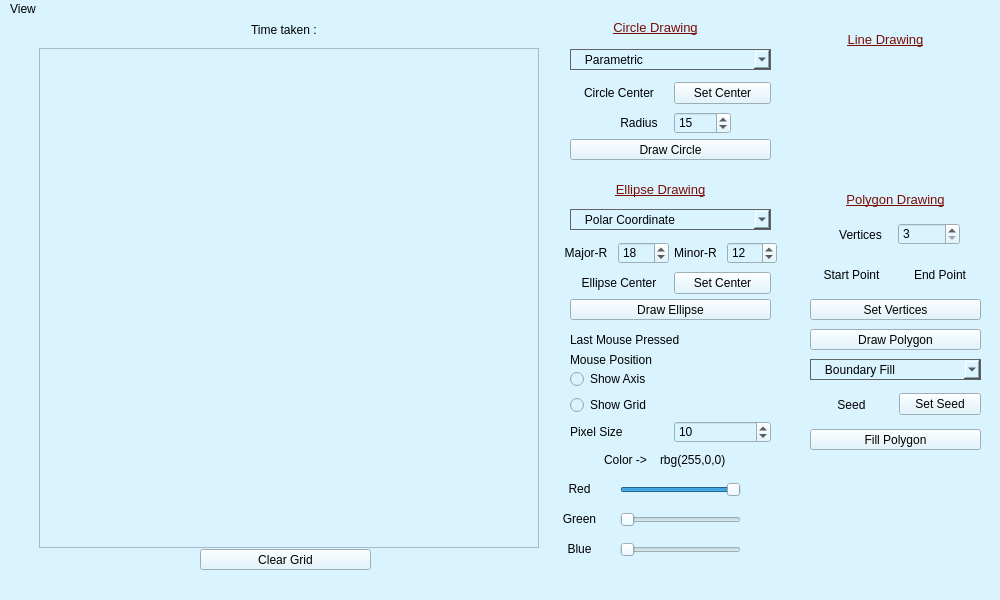
<?xml version="1.0" encoding="UTF-8"?>
<ui version="4.0">
 <class>MainWindow</class>
 <widget class="QMainWindow" name="MainWindow">
  <property name="geometry">
   <rect>
    <x>0</x>
    <y>0</y>
    <width>1000</width>
    <height>600</height>
   </rect>
  </property>
  <property name="windowTitle">
   <string>MainWindow</string>
  </property>
  <property name="styleSheet">
   <string notr="true">background-color: rgb(217, 243, 255);</string>
  </property>
  <widget class="QWidget" name="centralwidget">
   <widget class="frame_widget" name="frame">
    <property name="geometry">
     <rect>
      <x>39</x>
      <y>29</y>
      <width>500</width>
      <height>500</height>
     </rect>
    </property>
    <property name="frameShape">
     <enum>QFrame::StyledPanel</enum>
    </property>
    <property name="frameShadow">
     <enum>QFrame::Raised</enum>
    </property>
   </widget>
   <widget class="QWidget" name="layoutWidget">
    <property name="geometry">
     <rect>
      <x>570</x>
      <y>330</y>
      <width>201</width>
      <height>21</height>
     </rect>
    </property>
    <layout class="QHBoxLayout" name="horizontalLayout_2">
     <item>
      <widget class="QLabel" name="label_6">
       <property name="text">
        <string>Mouse Position</string>
       </property>
      </widget>
     </item>
     <item>
      <widget class="QLabel" name="coord">
       <property name="text">
        <string/>
       </property>
      </widget>
     </item>
    </layout>
   </widget>
   <widget class="QWidget" name="layoutWidget">
    <property name="geometry">
     <rect>
      <x>570</x>
      <y>350</y>
      <width>201</width>
      <height>74</height>
     </rect>
    </property>
    <layout class="QVBoxLayout" name="verticalLayout_2">
     <item>
      <layout class="QVBoxLayout" name="verticalLayout">
       <item>
        <widget class="QRadioButton" name="radioButton">
         <property name="text">
          <string>Show Axis</string>
         </property>
         <property name="autoExclusive">
          <bool>false</bool>
         </property>
        </widget>
       </item>
       <item>
        <widget class="QRadioButton" name="radioButton_2">
         <property name="text">
          <string>Show Grid</string>
         </property>
         <property name="autoExclusive">
          <bool>false</bool>
         </property>
        </widget>
       </item>
      </layout>
     </item>
     <item>
      <layout class="QHBoxLayout" name="horizontalLayout_3">
       <item>
        <widget class="QLabel" name="label">
         <property name="text">
          <string>Pixel Size</string>
         </property>
        </widget>
       </item>
       <item>
        <widget class="QSpinBox" name="spinBox">
         <property name="maximum">
          <number>150</number>
         </property>
         <property name="value">
          <number>10</number>
         </property>
        </widget>
       </item>
      </layout>
     </item>
    </layout>
   </widget>
   <widget class="QPushButton" name="pushButton_5">
    <property name="geometry">
     <rect>
      <x>200</x>
      <y>530</y>
      <width>171</width>
      <height>21</height>
     </rect>
    </property>
    <property name="text">
     <string>Clear Grid</string>
    </property>
   </widget>
   <widget class="QWidget" name="horizontalLayoutWidget">
    <property name="geometry">
     <rect>
      <x>570</x>
      <y>310</y>
      <width>201</width>
      <height>21</height>
     </rect>
    </property>
    <layout class="QHBoxLayout" name="horizontalLayout_6">
     <item>
      <widget class="QLabel" name="label_5">
       <property name="text">
        <string>Last Mouse Pressed</string>
       </property>
      </widget>
     </item>
     <item>
      <widget class="QLabel" name="press">
       <property name="text">
        <string/>
       </property>
      </widget>
     </item>
    </layout>
   </widget>
   <widget class="QComboBox" name="comboBox">
    <property name="geometry">
     <rect>
      <x>570</x>
      <y>30</y>
      <width>201</width>
      <height>21</height>
     </rect>
    </property>
    <property name="sizePolicy">
     <sizepolicy hsizetype="Preferred" vsizetype="Fixed">
      <horstretch>0</horstretch>
      <verstretch>0</verstretch>
     </sizepolicy>
    </property>
    <property name="layoutDirection">
     <enum>Qt::LeftToRight</enum>
    </property>
    <property name="autoFillBackground">
     <bool>false</bool>
    </property>
    <property name="styleSheet">
     <string notr="true">border: 0.5px solid rgb(100, 100, 100)
</string>
    </property>
    <property name="insertPolicy">
     <enum>QComboBox::InsertAlphabetically</enum>
    </property>
    <property name="sizeAdjustPolicy">
     <enum>QComboBox::AdjustToContentsOnFirstShow</enum>
    </property>
    <item>
     <property name="text">
      <string>   Parametric</string>
     </property>
    </item>
    <item>
     <property name="text">
      <string>   Polar Coordinates</string>
     </property>
    </item>
    <item>
     <property name="text">
      <string>   Mid Point</string>
     </property>
    </item>
    <item>
     <property name="text">
      <string>   Bresenham's Midpoint</string>
     </property>
    </item>
   </widget>
   <widget class="QPushButton" name="pushButton_6">
    <property name="geometry">
     <rect>
      <x>570</x>
      <y>120</y>
      <width>201</width>
      <height>21</height>
     </rect>
    </property>
    <property name="text">
     <string>Draw Circle</string>
    </property>
   </widget>
   <widget class="QWidget" name="horizontalLayoutWidget_2">
    <property name="geometry">
     <rect>
      <x>610</x>
      <y>90</y>
      <width>121</width>
      <height>28</height>
     </rect>
    </property>
    <layout class="QHBoxLayout" name="horizontalLayout_8">
     <item>
      <widget class="QLabel" name="label_4">
       <property name="text">
        <string>Radius</string>
       </property>
       <property name="alignment">
        <set>Qt::AlignCenter</set>
       </property>
      </widget>
     </item>
     <item>
      <widget class="QSpinBox" name="radius">
       <property name="value">
        <number>15</number>
       </property>
      </widget>
     </item>
    </layout>
   </widget>
   <widget class="QSlider" name="rSlider">
    <property name="geometry">
     <rect>
      <x>620</x>
      <y>460</y>
      <width>121</width>
      <height>21</height>
     </rect>
    </property>
    <property name="maximum">
     <number>255</number>
    </property>
    <property name="pageStep">
     <number>15</number>
    </property>
    <property name="value">
     <number>255</number>
    </property>
    <property name="orientation">
     <enum>Qt::Horizontal</enum>
    </property>
   </widget>
   <widget class="QLabel" name="R">
    <property name="geometry">
     <rect>
      <x>600</x>
      <y>430</y>
      <width>51</width>
      <height>21</height>
     </rect>
    </property>
    <property name="text">
     <string>Color -&gt;</string>
    </property>
    <property name="alignment">
     <set>Qt::AlignCenter</set>
    </property>
   </widget>
   <widget class="QSlider" name="gSlider">
    <property name="geometry">
     <rect>
      <x>620</x>
      <y>490</y>
      <width>121</width>
      <height>21</height>
     </rect>
    </property>
    <property name="maximum">
     <number>255</number>
    </property>
    <property name="pageStep">
     <number>15</number>
    </property>
    <property name="orientation">
     <enum>Qt::Horizontal</enum>
    </property>
   </widget>
   <widget class="QSlider" name="bSlider">
    <property name="geometry">
     <rect>
      <x>620</x>
      <y>520</y>
      <width>121</width>
      <height>21</height>
     </rect>
    </property>
    <property name="maximum">
     <number>255</number>
    </property>
    <property name="pageStep">
     <number>15</number>
    </property>
    <property name="orientation">
     <enum>Qt::Horizontal</enum>
    </property>
   </widget>
   <widget class="QLabel" name="label_3">
    <property name="geometry">
     <rect>
      <x>559</x>
      <y>460</y>
      <width>41</width>
      <height>20</height>
     </rect>
    </property>
    <property name="text">
     <string>Red</string>
    </property>
    <property name="alignment">
     <set>Qt::AlignCenter</set>
    </property>
   </widget>
   <widget class="QLabel" name="label_7">
    <property name="geometry">
     <rect>
      <x>559</x>
      <y>490</y>
      <width>41</width>
      <height>20</height>
     </rect>
    </property>
    <property name="text">
     <string>Green</string>
    </property>
    <property name="alignment">
     <set>Qt::AlignCenter</set>
    </property>
   </widget>
   <widget class="QLabel" name="label_8">
    <property name="geometry">
     <rect>
      <x>559</x>
      <y>520</y>
      <width>41</width>
      <height>20</height>
     </rect>
    </property>
    <property name="text">
     <string>Blue</string>
    </property>
    <property name="alignment">
     <set>Qt::AlignCenter</set>
    </property>
   </widget>
   <widget class="QLabel" name="color">
    <property name="geometry">
     <rect>
      <x>660</x>
      <y>430</y>
      <width>71</width>
      <height>21</height>
     </rect>
    </property>
    <property name="text">
     <string>rbg(255,0,0)</string>
    </property>
   </widget>
   <widget class="QWidget" name="horizontalLayoutWidget_4">
    <property name="geometry">
     <rect>
      <x>560</x>
      <y>220</y>
      <width>109</width>
      <height>28</height>
     </rect>
    </property>
    <layout class="QHBoxLayout" name="horizontalLayout">
     <item>
      <widget class="QLabel" name="label_9">
       <property name="text">
        <string>Major-R</string>
       </property>
       <property name="alignment">
        <set>Qt::AlignCenter</set>
       </property>
      </widget>
     </item>
     <item>
      <widget class="QSpinBox" name="major">
       <property name="value">
        <number>18</number>
       </property>
      </widget>
     </item>
    </layout>
   </widget>
   <widget class="QWidget" name="horizontalLayoutWidget_5">
    <property name="geometry">
     <rect>
      <x>670</x>
      <y>220</y>
      <width>107</width>
      <height>28</height>
     </rect>
    </property>
    <layout class="QHBoxLayout" name="horizontalLayout_7">
     <item>
      <widget class="QLabel" name="label_10">
       <property name="text">
        <string>Minor-R</string>
       </property>
       <property name="alignment">
        <set>Qt::AlignCenter</set>
       </property>
      </widget>
     </item>
     <item>
      <widget class="QSpinBox" name="minor">
       <property name="value">
        <number>12</number>
       </property>
      </widget>
     </item>
    </layout>
   </widget>
   <widget class="QWidget" name="horizontalLayoutWidget_6">
    <property name="geometry">
     <rect>
      <x>570</x>
      <y>250</y>
      <width>201</width>
      <height>28</height>
     </rect>
    </property>
    <layout class="QHBoxLayout" name="horizontalLayout_10">
     <item>
      <widget class="QLabel" name="center_2">
       <property name="text">
        <string>Ellipse Center</string>
       </property>
       <property name="alignment">
        <set>Qt::AlignCenter</set>
       </property>
      </widget>
     </item>
     <item>
      <widget class="QPushButton" name="pushButton">
       <property name="text">
        <string>Set Center</string>
       </property>
      </widget>
     </item>
    </layout>
   </widget>
   <widget class="QPushButton" name="pushButton_7">
    <property name="geometry">
     <rect>
      <x>570</x>
      <y>280</y>
      <width>201</width>
      <height>21</height>
     </rect>
    </property>
    <property name="text">
     <string>Draw Ellipse</string>
    </property>
   </widget>
   <widget class="QLabel" name="label_2">
    <property name="geometry">
     <rect>
      <x>590</x>
      <y>0</y>
      <width>131</width>
      <height>16</height>
     </rect>
    </property>
    <property name="styleSheet">
     <string notr="true">text-decoration: underline;
font-size: 13px;
color: rgb(122, 13, 5);</string>
    </property>
    <property name="text">
     <string>Circle Drawing</string>
    </property>
    <property name="alignment">
     <set>Qt::AlignCenter</set>
    </property>
   </widget>
   <widget class="QWidget" name="horizontalLayoutWidget_3">
    <property name="geometry">
     <rect>
      <x>570</x>
      <y>60</y>
      <width>201</width>
      <height>28</height>
     </rect>
    </property>
    <layout class="QHBoxLayout" name="horizontalLayout_4">
     <item>
      <widget class="QLabel" name="center">
       <property name="text">
        <string>Circle Center</string>
       </property>
       <property name="alignment">
        <set>Qt::AlignCenter</set>
       </property>
      </widget>
     </item>
     <item>
      <widget class="QPushButton" name="pushButton_2">
       <property name="text">
        <string>Set Center</string>
       </property>
      </widget>
     </item>
    </layout>
   </widget>
   <widget class="QLabel" name="label_11">
    <property name="geometry">
     <rect>
      <x>590</x>
      <y>160</y>
      <width>141</width>
      <height>20</height>
     </rect>
    </property>
    <property name="styleSheet">
     <string notr="true">text-decoration: underline;
font-size: 13px;
color: rgb(122, 13, 5);</string>
    </property>
    <property name="text">
     <string>Ellipse Drawing</string>
    </property>
    <property name="alignment">
     <set>Qt::AlignCenter</set>
    </property>
   </widget>
   <widget class="QLabel" name="time">
    <property name="geometry">
     <rect>
      <x>230</x>
      <y>0</y>
      <width>111</width>
      <height>21</height>
     </rect>
    </property>
    <property name="text">
     <string>Time taken : </string>
    </property>
    <property name="alignment">
     <set>Qt::AlignCenter</set>
    </property>
   </widget>
   <widget class="QComboBox" name="comboBox_2">
    <property name="geometry">
     <rect>
      <x>570</x>
      <y>190</y>
      <width>201</width>
      <height>21</height>
     </rect>
    </property>
    <property name="styleSheet">
     <string notr="true">border: 0.5px solid rgb(100, 100, 100)
</string>
    </property>
    <item>
     <property name="text">
      <string>   Polar Coordinate</string>
     </property>
    </item>
    <item>
     <property name="text">
      <string>   Midpoint</string>
     </property>
    </item>
   </widget>
   <widget class="QLabel" name="label_12">
    <property name="geometry">
     <rect>
      <x>840</x>
      <y>10</y>
      <width>91</width>
      <height>20</height>
     </rect>
    </property>
    <property name="styleSheet">
     <string notr="true">text-decoration: underline;
font-size: 13px;
color: rgb(122, 13, 5);</string>
    </property>
    <property name="text">
     <string>Line Drawing</string>
    </property>
    <property name="alignment">
     <set>Qt::AlignCenter</set>
    </property>
   </widget>
   <widget class="QLabel" name="label_13">
    <property name="geometry">
     <rect>
      <x>835</x>
      <y>170</y>
      <width>121</width>
      <height>20</height>
     </rect>
    </property>
    <property name="styleSheet">
     <string notr="true">text-decoration: underline;
font-size: 13px;
color: rgb(122, 13, 5);</string>
    </property>
    <property name="text">
     <string>Polygon Drawing</string>
    </property>
    <property name="alignment">
     <set>Qt::AlignCenter</set>
    </property>
   </widget>
   <widget class="QWidget" name="horizontalLayoutWidget_7">
    <property name="geometry">
     <rect>
      <x>829</x>
      <y>200</y>
      <width>131</width>
      <height>31</height>
     </rect>
    </property>
    <layout class="QHBoxLayout" name="horizontalLayout_5">
     <item>
      <widget class="QLabel" name="label_14">
       <property name="text">
        <string>Vertices</string>
       </property>
       <property name="alignment">
        <set>Qt::AlignCenter</set>
       </property>
      </widget>
     </item>
     <item>
      <widget class="QSpinBox" name="vertices">
       <property name="minimum">
        <number>3</number>
       </property>
       <property name="maximum">
        <number>20</number>
       </property>
       <property name="value">
        <number>3</number>
       </property>
      </widget>
     </item>
    </layout>
   </widget>
   <widget class="QPushButton" name="pushButton_8">
    <property name="geometry">
     <rect>
      <x>810</x>
      <y>280</y>
      <width>171</width>
      <height>21</height>
     </rect>
    </property>
    <property name="text">
     <string>Set Vertices</string>
    </property>
   </widget>
   <widget class="QWidget" name="horizontalLayoutWidget_8">
    <property name="geometry">
     <rect>
      <x>810</x>
      <y>240</y>
      <width>171</width>
      <height>31</height>
     </rect>
    </property>
    <layout class="QHBoxLayout" name="horizontalLayout_9">
     <item>
      <widget class="QLabel" name="polygonStart">
       <property name="text">
        <string>Start Point</string>
       </property>
       <property name="alignment">
        <set>Qt::AlignCenter</set>
       </property>
      </widget>
     </item>
     <item>
      <widget class="QLabel" name="polygonEnd">
       <property name="text">
        <string>End Point</string>
       </property>
       <property name="alignment">
        <set>Qt::AlignCenter</set>
       </property>
      </widget>
     </item>
    </layout>
   </widget>
   <widget class="QPushButton" name="pushButton_9">
    <property name="geometry">
     <rect>
      <x>810</x>
      <y>310</y>
      <width>171</width>
      <height>21</height>
     </rect>
    </property>
    <property name="text">
     <string>Draw Polygon</string>
    </property>
   </widget>
   <widget class="QWidget" name="horizontalLayoutWidget_9">
    <property name="geometry">
     <rect>
      <x>810</x>
      <y>370</y>
      <width>171</width>
      <height>31</height>
     </rect>
    </property>
    <layout class="QHBoxLayout" name="horizontalLayout_11">
     <item>
      <widget class="QLabel" name="seed">
       <property name="text">
        <string>Seed</string>
       </property>
       <property name="alignment">
        <set>Qt::AlignCenter</set>
       </property>
      </widget>
     </item>
     <item>
      <widget class="QPushButton" name="pushButton_3">
       <property name="text">
        <string>Set Seed</string>
       </property>
      </widget>
     </item>
    </layout>
   </widget>
   <widget class="QPushButton" name="pushButton_4">
    <property name="geometry">
     <rect>
      <x>810</x>
      <y>410</y>
      <width>171</width>
      <height>21</height>
     </rect>
    </property>
    <property name="text">
     <string>Fill Polygon</string>
    </property>
   </widget>
   <widget class="QComboBox" name="comboBox_3">
    <property name="geometry">
     <rect>
      <x>810</x>
      <y>340</y>
      <width>171</width>
      <height>21</height>
     </rect>
    </property>
    <property name="styleSheet">
     <string notr="true">border: 0.5px solid rgb(100, 100, 100)
</string>
    </property>
    <item>
     <property name="text">
      <string>   Boundary Fill</string>
     </property>
    </item>
    <item>
     <property name="text">
      <string>   Flood Fill </string>
     </property>
    </item>
   </widget>
  </widget>
  <widget class="QMenuBar" name="menubar">
   <property name="geometry">
    <rect>
     <x>0</x>
     <y>0</y>
     <width>1000</width>
     <height>21</height>
    </rect>
   </property>
   <widget class="QMenu" name="menuCreate_New">
    <property name="styleSheet">
     <string notr="true"/>
    </property>
    <property name="title">
     <string>View</string>
    </property>
   </widget>
   <addaction name="menuCreate_New"/>
  </widget>
  <widget class="QStatusBar" name="statusbar"/>
 </widget>
 <customwidgets>
  <customwidget>
   <class>frame_widget</class>
   <extends>QFrame</extends>
   <header>frame_widget.h</header>
   <container>1</container>
  </customwidget>
 </customwidgets>
 <resources/>
 <connections/>
</ui>
